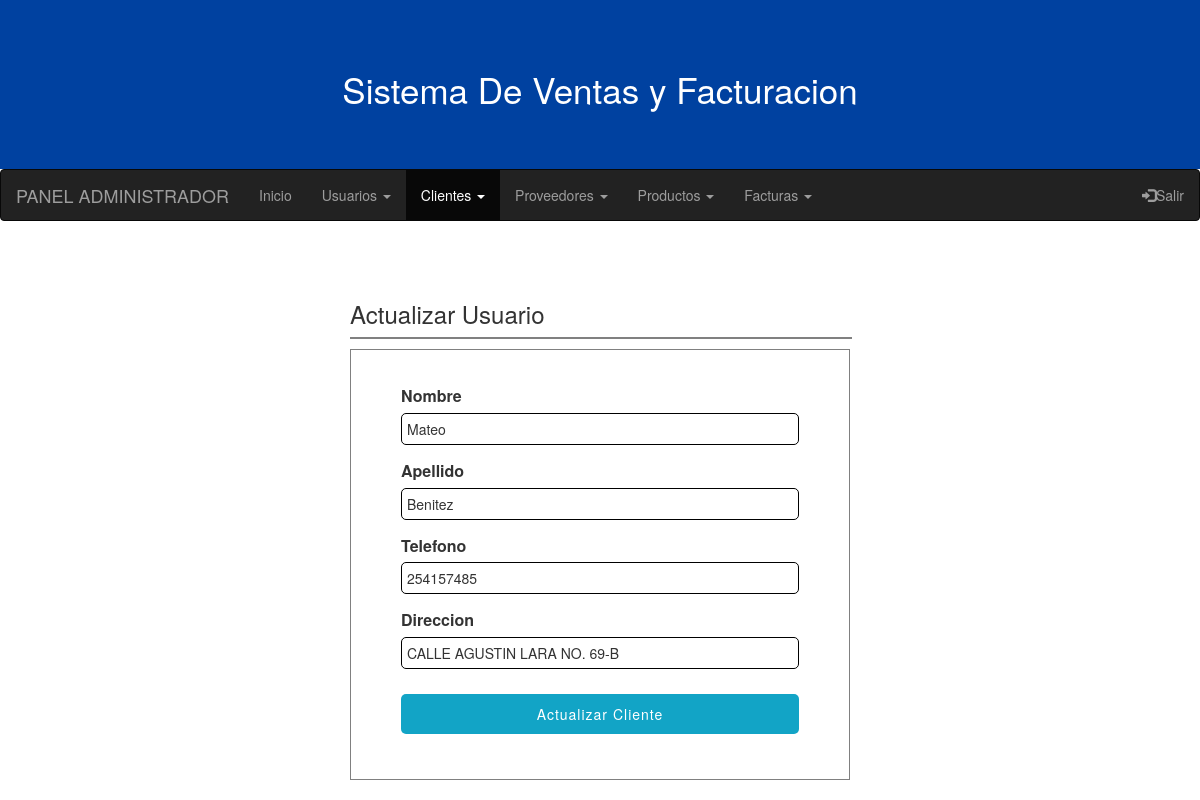
The page /Sistema/InicioAdmin/actualizar-cliente.php?id=1 on the database its author committed.
### tables this page shows
CREATE TABLE `cliente` (
  `id_cliente` int(11) NOT NULL AUTO_INCREMENT,
  `nombre` varchar(50) NOT NULL,
  `apellido` varchar(50) NOT NULL,
  `telefono` int(11) NOT NULL,
  `direccion` varchar(50) NOT NULL,
  PRIMARY KEY (`id_cliente`)
);

### Sistema/InicioAdmin/actualizar-cliente.php (the view, shortened to what this page needs)
<?php
  $conexion = mysqli_connect("localhost", "root", "", "Tienda");
  $iduser = $_GET['id'];
  $sql = mysqli_query($conexion, "SELECT c.id_cliente, c.nombre, c.apellido, c.telefono, c.direccion
                                  FROM cliente c
                                  WHERE id_cliente = $iduser");
  $result_sql = mysqli_num_rows($sql);
  if($result_sql == 0)
  {
    header("Location: lista-clientes.php");
  }
  else
  {
    while ($data = mysqli_fetch_array($sql))
    {
      $nombre = $data['nombre'];
      $apellido = $data['apellido'];
      $correo = $data['telefono'];
      $usuario = $data['direccion'];
    }
  }
?>
<!DOCTYPE html>
<html lang="es">
<head>
  <link rel="stylesheet" href="https://maxcdn.bootstrapcdn.com/bootstrap/3.4.1/css/bootstrap.min.css">
    <link rel="stylesheet" href="../css/usuarios.css">
</head>
<div class="ban">
  <h3 class="s-t">Sistema De Ventas y Facturacion</h3>
</div>
<body>
  <nav class="navbar navbar-inverse">
    <div class="container-fluid">
      <div class="navbar-header">
        <a class="navbar-brand" href="#">PANEL ADMINISTRADOR</a>
      </div>
      <ul class="nav navbar-nav">
        <li class=""><a href="index.php">Inicio</a></li>
        <li class="dropdown">
        <a class="dropdown-toggle" data-toggle="dropdown" href="#">Usuarios
        <span class="caret"></span></a>
        </li>
        <li class="dropdown active">
        <a class="dropdown-toggle" data-toggle="dropdown" href="#">Clientes
        <span class="caret"></span></a>
        </li>
        <li class="dropdown">
        <a class="dropdown-toggle" data-toggle="dropdown" href="#">Proveedores
        <span class="caret"></span></a>
        </li>
        <li class="dropdown">
        <a class="dropdown-toggle" data-toggle="dropdown" href="#">Productos
        <span class="caret"></span></a>
        </li>
        <li class="dropdown">
        <a class="dropdown-toggle" data-toggle="dropdown" href="#">Facturas
        <span class="caret"></span></a>
        </li>
      </ul>
      <ul class="nav navbar-nav navbar-right">
        <li><a href="../php/salir.php"><span class="glyphicon glyphicon-log-in"></span>Salir</a></li>
      </ul>
    </div>
  </nav>
  <section id="container">
    <div class="form-r">
      <h3>Actualizar Usuario</h3>
      <hr>
        <form class="" action="../php/act-cliente.php" method="post">
          <label for="nombre">Nombre</label>
          <input type="text" name="nombre" id="nombre" value="<?php echo $nombre; ?>">
          <label for="nombre">Apellido</label>
          <input type="text" name="apellido" id="apellido" value="<?php echo $apellido; ?>">
          <label for="email">Telefono</label>
          <input type="number" name="telefono" id="telefono" value="<?php echo $correo; ?>">
          <label for="usuario">Direccion</label>
          <input type="text" name="direccion" id="direccion" value="<?php echo $usuario; ?>">
          <input type="submit" name="" value="Actualizar Cliente" class="btn-submit">
        </form>
    </div>
  </section>
</body>
</html>

### Sistema/css/usuarios.css (style rules this page uses)
#container { padding: 90px 15px 15px; margin-top: -50px; }
.form-r { width: 500px; margin: auto; }
label { display: block; font-size: 12pt; margin: 15px auto 5px auto; }
hr { border: 1px solid gray; width: 100%; display: block; margin: 10px 0; }
form { margin: auto; padding: 20px 50px; border: 1px solid gray; }
input, select { display: block; width: 100%; padding: 5px; border: 1px solid black; border-radius: 5px; }
.btn-submit { padding: 10px; background-color: #12a4c6; color: white; letter-spacing: 1px; border: none; margin-top: 25px; margin-bottom: 25px; }
.ban { text-align: center; color: white; background-color: #0041a0; padding: 50px; }
.s-t { font-size: 35px; }

### rows shown on the page
cliente: nombre "Mateo", apellido "Benitez", telefono "254157485", direccion "CALLE AGUSTIN LARA NO. 69-B"
